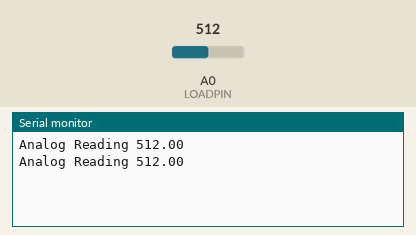
This sketch was run on a simulated Arduino Uno, built with avr-gcc and run on an emulated ATmega328P. Shown: the last lines printed to the serial monitor. Inputs (shaded band) come from the test bench; at power-on: A0 (LOADPIN) = 512.

Above: at 1.8 s.
1.9 s: A0 (LOADPIN) set to 716
At 2.8 s:
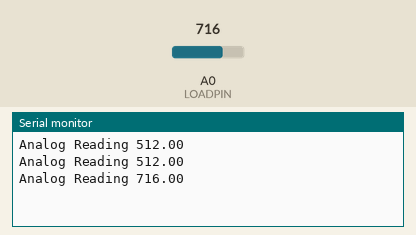
3.4 s: A0 (LOADPIN) set to 900
At 4.8 s:
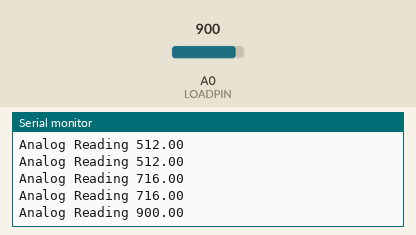
Timing chart, 0 to 6.4 s (numbered marks = the images above; inputs shaded):
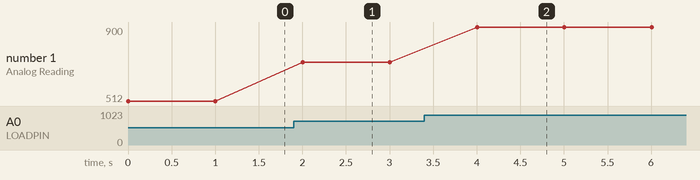

The sketch:

_5kgLoadTest.ino
```cpp
#define LOADPIN A0

void setup() {
  // put your setup code here, to run once:
  Serial.begin(9600);

}

void loop() {
  // put your main code here, to run repeatedly:
  float reading;
  reading = analogRead(LOADPIN);

  Serial.print("Analog Reading ");
  Serial.println(reading);
  delay(1000);
}
```

Measured:
- after the input at 1.9 s, the serial monitor: prints a new line after 0.10 s (image 1)
- after the input at 3.4 s, the serial monitor: prints a new line after 0.60 s (image 2)
- plotted number 1: 512 → 716 after the input at 1.9 s, 716 → 900 after the input at 3.4 s
